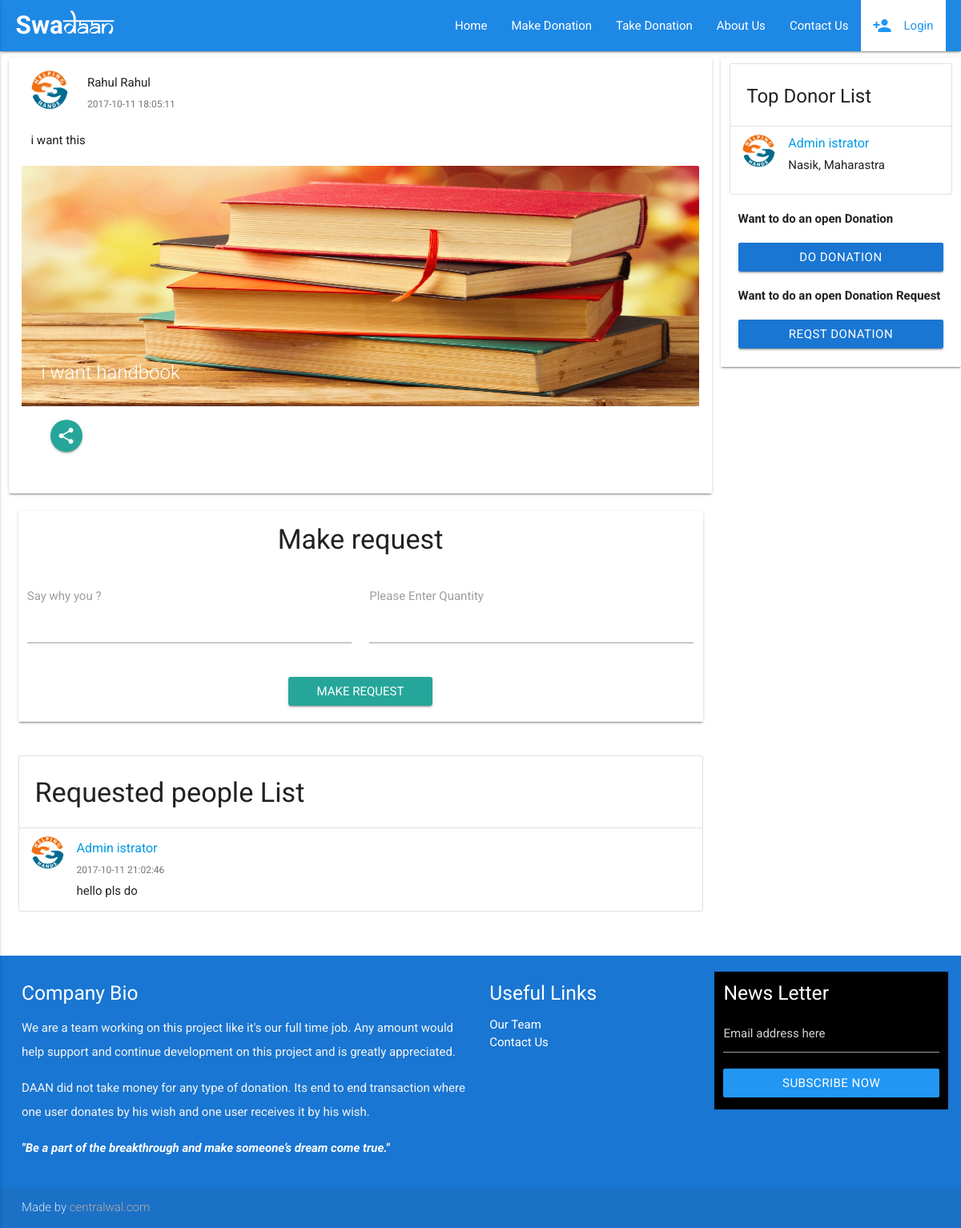
The app's page /index.php/index/donate_description/i_want_handbook with its own data.
### tables this page shows
CREATE TABLE `donation` (
  `id` int(8) NOT NULL,
  `uid` int(8) NOT NULL,
  `name` varchar(50) NOT NULL,
  `type` int(15) NOT NULL COMMENT 'We need to save id from donation_type',
  `status` int(1) NOT NULL DEFAULT '0' COMMENT '0 for donate and 1 for request',
  `address` varchar(50) NOT NULL,
  `city` varchar(20) NOT NULL,
  `state` varchar(20) NOT NULL,
  `pincode` int(8) NOT NULL,
  `qty` int(8) NOT NULL,
  `slug` varchar(255) NOT NULL,
  `message` varchar(50) NOT NULL,
  `datetime` timestamp NOT NULL DEFAULT CURRENT_TIMESTAMP
);

CREATE TABLE `users` (
  `id` mediumint(8) UNSIGNED NOT NULL,
  `ip_address` varchar(45) NOT NULL,
  `username` varchar(100) NOT NULL,
  `password` varchar(80) NOT NULL,
  `pro_img` varchar(100) NOT NULL DEFAULT 'assets/img/profile.png',
  `salt` varchar(40) DEFAULT NULL,
  `email` varchar(254) NOT NULL,
  `activation_code` varchar(40) DEFAULT NULL,
  `forgotten_password_code` varchar(40) DEFAULT NULL,
  `forgotten_password_time` int(11) UNSIGNED DEFAULT NULL,
  `remember_code` varchar(40) DEFAULT NULL,
  `created_on` int(11) UNSIGNED NOT NULL,
  `last_login` int(11) UNSIGNED DEFAULT NULL,
  `active` tinyint(1) UNSIGNED DEFAULT NULL,
  `first_name` varchar(50) DEFAULT NULL,
  `last_name` varchar(50) DEFAULT NULL,
  `phone` varchar(20) DEFAULT NULL
);

CREATE TABLE `donation_type` (
  `id` int(11) NOT NULL,
  `name` varchar(100) NOT NULL,
  `image` varchar(150) NOT NULL,
  `datetime` timestamp NOT NULL DEFAULT CURRENT_TIMESTAMP
);

CREATE TABLE `user_request` (
  `id` int(8) NOT NULL,
  `uid` int(8) NOT NULL,
  `donationid` int(8) NOT NULL,
  `message` varchar(50) NOT NULL,
  `qty` int(8) NOT NULL DEFAULT '1',
  `datetime` timestamp NOT NULL DEFAULT CURRENT_TIMESTAMP
);

### application/views/front/layout/template.php (called while the page is built, shortened)
<?php
	if(isset($header)==FALSE)
		$header['meta']	= DESCRIPTION;
	$this->load->view('front/layout/header', isset($header)?$header:'');
	$this->load->view( isset($content)?$content:'');
?>

### application/controllers/Index.php (called while the page is built, shortened)
<?php
class Index extends CI_Controller {
	public function __construct()
	{
		$this->load->model('index_model');
	}
	public function donate_description($slug){
		$data = $this->session->flashdata('data');
		$data['desc_card']=$this->index_model->getDescCard('donation',array('slug' =>$slug),'*,donation_type.name as donation_name,donation.datetime as donation_date,donation.name as donation_title, donation.message as donation_message');
		$data['angles_donar']=$this->index_model->getDonars('transaction',false,'users.first_name,users.last_name,users.pro_img,count(user_request.uid) as usr_cnt',array('usr_cnt'=>'DSC'),false,12);
		$data['req_list']=$this->index_model->getReqList('user_request',array('slug' =>$slug),'donation.slug,user_request.datetime,user_request.message,users.first_name,users.last_name,users.pro_img',false,false,20);
		$data['page_name'] = "Donation Descrition";
		$data['content']   = 'front/donation_desc';
		$this->load->view('front/layout/template',$data);
	}
}

### index.php (called while the page is built, shortened)
<?php
require_once BASEPATH.'core/CodeIgniter.php';

### application/models/Index_model.php (called while the page is built, shortened)
<?php if( !defined('BASEPATH')) exit('No direct script access alloed');
class Index_model extends CI_Model
{
	public function getDonars($tbl_name,$condition=FALSE,$select=FALSE,$order_by=FALSE,$start=FALSE,$limit=FALSE)
			{
				if($select!="")
					{$this->db->select($select);}
				if(count($condition)>0 && $condition!="")
					{ $condition=$condition; }
				else
					{$condition=array();}
				if(count($order_by)>0 && $order_by!="")
				{
					foreach($order_by as $key=>$val)
						{$this->db->order_by($key,$val);}
				}
				if($limit!="" || $start!="")
					{ $this->db->limit($limit,$start);}
				$this->db->join('user_request','user_request.id='.$tbl_name.".request_id");
				$this->db->join('users','users.id=user_request.uid');
				$this->db->group_by('user_request.uid');
				$rst=$this->db->get_where($tbl_name,$condition);
				return $rst->result_array();
			}
			public function getDescCard($tbl_name,$condition=FALSE,$select=FALSE,$order_by=FALSE,$start=FALSE,$limit=FALSE)
			{
				if($select!="")
					{$this->db->select($select);}
				if(count($condition)>0 && $condition!="")
					{ $condition=$condition; }
				else
					{$condition=array();}
				$this->db->join('donation_type','donation_type.id='.$tbl_name.".type");
				$this->db->join('users','users.id='.$tbl_name.".uid");
				$rst=$this->db->get_where($tbl_name,$condition);
				return $rst->result_array();
			}
		public function getReqList($tbl_name,$condition=FALSE,$select=FALSE,$order_by=FALSE,$start=FALSE,$limit=FALSE)
			{
				if($select!="")
					{$this->db->select($select);}
				if(count($condition)>0 && $condition!="")
					{ $condition=$condition; }
				else
					{$condition=array();}
				if($limit!="" || $start!="")
					{ $this->db->limit($limit,$start);}
				$this->db->join('donation','donation.id='.$tbl_name.".donationid");
				$this->db->join('users','users.id='.$tbl_name.".uid");
				$rst=$this->db->get_where($tbl_name,$condition);
				return $rst->result_array();
			}
}

### application/views/front/donation_desc.php (the view, shortened to what this page needs)
<div class="conatiner">
			<div class="row">
				<div class="col l9 s12 m12">
					<section>
						<div id="profile-page-wall-post" class="card" style="padding:16px;">
							<div class="card-profile-title">
								<div class="row">
									<div class="col s1">
										<img style="height: 50px;width: 50px;" src="<?=base_url().$desc_card[0]["pro_img"];?>" alt="Q" class="circle responsive-img valign profile-post-uer-image">
									</div>
									<div class="col s10">
										<p class="grey-text text-darken-4 margin"><?=$desc_card[0]["first_name"]." ".$desc_card[0]["first_name"];?></p>
										<span class="grey-text text-darken-1 ultra-small"><?=$desc_card[0]["donation_date"];?></span>
									</div>
									<div class="col s1 right-align">
									</div>
								</div>
								<div class="row">
									<div class="col s12">
										<span><?=$desc_card[0]["donation_message"];?></span>
									</div>
								</div>
							</div>
							<div class="card-image profile-medium">
								<img style="height: 300px;" src="<?=base_url().$desc_card[0]["image"];?>" alt="<?=$desc_card[0]["donation_name"];?>" class="responsive-img profile-post-image profile-medium">
								<span class="card-title"><?=$desc_card[0]["donation_title"];?></span>
							</div>
							<div class="card-action row">
								<div class="col s4 card-action-share">
								<button class="btn-floating btn waves-effect" onclick="copy('#url')"><i name="share" class="material-icons">share</i></button>
							</div>
						</div>
					</div>
				</section>
				<section>
					<div class="row">
						<div class="col l12">
							<div class="row">
					              <div class="card">
					                  <h4 class="header1 center">Make request</h4>
					                  <form method="post" action="<?=base_url().INDEXPHP;?>index/make_donaton_reqst/<?=$this->uri->uri_string();?>">
					                   <div class="row">
					                    <div class="input-field col s6">
					                      <textarea required="" maxlength="150" id="textarea" name="message" class="materialize-textarea"></textarea>
											 <label for="textarea" class="">Say why you ?</label>
					                    </div>
					                    <div class="input-field col s6">
					                      <input type="number" min="1" name="donate_qty" style="padding-bottom: 36px;" max="10">
												 <label for="textarea" class="">Please Enter Quantity</label>
					                    </div>
					                    <div class="input-field col s12 center">
					                        <input type="submit" class="waves-button-input btn waves-effect"  value="Make Request" />
					                    </div>
					                  </div>
					                </form>
					               </div>
					          </div>
						</div>
						<div class="col l12">
							<ul class="collection with-header">
							<li class="collection-header">
								<h4>Requested people List</h4>
							 </li>
                            <?php foreach ($req_list as $key => $value):?>
							  <li class="collection-item avatar">
                              <a href="#"><img src="<?=base_url().$value['pro_img'];?>" alt="<?=$value['first_name']." ".$value['last_name'];?>" class="circle">
                              <p class="title"><?=$value['first_name']." ". $value["last_name"];?></p></a>
                             <span class="grey-text text-darken-1 ultra-small"><?=$value['datetime'];?></span>
							  <p><?=$value['message'];?></p>
                            </li>
                            <?php endforeach;?>
                        </ul>
						</div>
					</div>
				</section>
			</div>
				<div class="col l3 s12 m12 card">
					<ul class="collection with-header">
						<li class="collection-header"><h4 style="font-size:24px;">Top Donor List</h4></li>
						<?php
		  				foreach ($angles_donar as $key => $value) :
		  				?>
						<li class="collection-item avatar waves-effect" style="width:100%;">
							<a href="profile.php?uid=2">
						  <img src="<?=base_url().$value['pro_img']?>" alt="<?=$value['first_name']." ".$value['last_name'];?>" class="circle">
						  <span class="title"><?=$value['first_name']." ".$value['last_name'];?></span>
							</a>
							<p>Nasik, Maharastra</p>
						</li>
					<?php endforeach;?>
						 </ul>
					  <div class="container row">
					  	<p><b>Want to do an open Donation</b></p>
					  	<a href="#" style="width:100%" class="btn blue darken-2">Do Donation</a>
					  	<p><b>Want to do an open Donation Request</b></p>
					  	<a href="#" style="width:100%" class="btn blue darken-2">reqst Donation</a>
					  	<br/><br/>
					  </div>
	          	</div>
				</div>
			</div>

### assets/css/style.css (style rules this page uses)
p { line-height: 2rem; }

### html/css/core.css (style rules this page uses)
body { background-color: #f9f9f9; }
.container { padding: 0 0.5rem; margin: 0 auto; max-width: 100% !important; width: 98%; }
@media only screen and (min-width: 601px) { .container { width: 98%; } }
@media only screen and (min-width: 993px) { .container { width: 98%; } }
.ultra-small { font-size: 0.8rem; margin: 0; padding: 0; }
p.title { font-size: 1.3rem; }
.margin { margin: 0 !important; }
.card { overflow: hidden; }

### application/views/front/layout/header.php (style rules this page uses)
body { display: flex; min-height: 100vh; flex-direction: column; }
body { background: #fff; }

### records on screen
donation: uid.pro_img (placeholder picture), uid.first_name "Rahul", datetime "2017-10-11 18:05:11", message "i want this", donation_type.image (picture), name "i want handbook"
user_request: uid.pro_img (placeholder picture), uid.first_name "Admin", uid.last_name "istrator", datetime "2017-10-11 21:02:46", message "hello pls do"

### other values on screen
$value['first_name'] "Admin"
$value['last_name'] "istrator"
